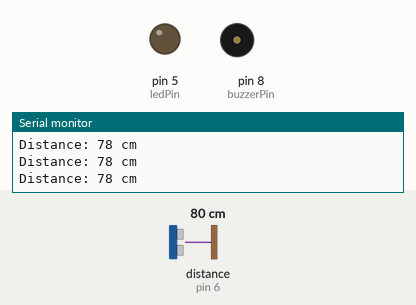
Simulated run of this sketch. Board: Arduino Uno, built with avr-gcc and run on an emulated ATmega328P. Shown: output pins drawn as LEDs (lit = HIGH), buzzer (waves = sounding, pin HIGH), the last lines printed to the serial monitor. Wiring (inferred from the names in the program): ultrasonic range finder: trigger pin 7; echo pin 6. Dashed ring = blinking. Inputs (shaded band) come from the test bench; at power-on: distance to the obstacle (sensor on pin 6) 80 cm. The echo pulse lasts 58.3 µs per cm; pins used as bus, display or sensor lines are not drawn.

Above: at 1.2 s.
1.3 s: distance to the obstacle (sensor on pin 6) set to 18 cm
2.8 s: distance to the obstacle (sensor on pin 6) set to 14 cm
At 3.13 s:
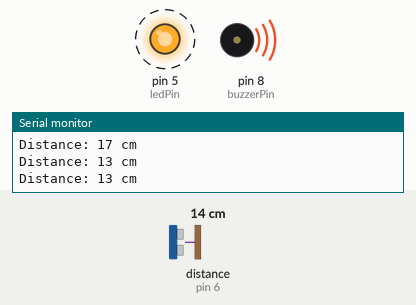
5.8 s: distance to the obstacle (sensor on pin 6) set to 35 cm
At 5.8 s:
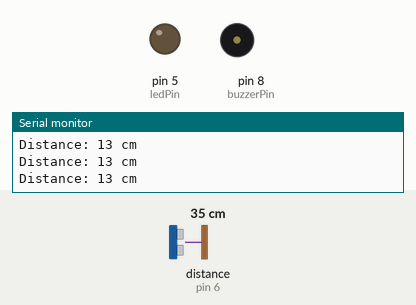
7.3 s: distance to the obstacle (sensor on pin 6) set to 2 cm
At 7.5 s:
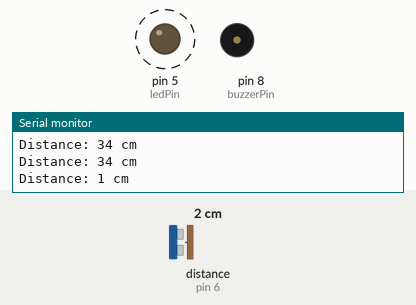
Timing chart, 0 to 11.3 s (numbered marks = the images above; inputs shaded):
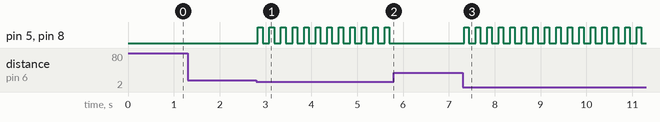

The sketch:

sketch_oct14a.ino
```cpp
const int trigPin = 7;
const int echoPin = 6;
const int buzzerPin = 8;
const int ledPin = 5;

long duration;
int distance;

void setup() {
  pinMode(trigPin, OUTPUT);
  pinMode(echoPin, INPUT);
  pinMode(buzzerPin, OUTPUT);
  pinMode(ledPin, OUTPUT);

  Serial.begin(9600);
}

void loop() {
  digitalWrite(trigPin, LOW);
  delayMicroseconds(2);
  digitalWrite(trigPin, HIGH);
  delayMicroseconds(10);
  digitalWrite(trigPin, LOW);

  duration = pulseIn(echoPin, HIGH);
  distance = duration * 0.034 / 2;

  Serial.print("Distance: ");
  Serial.print(distance);
  Serial.println(" cm");

  if (distance <= 15 && distance > 0) {
    digitalWrite(buzzerPin, HIGH);
    digitalWrite(ledPin, HIGH);
    delay(100);
    digitalWrite(buzzerPin, LOW);
    digitalWrite(ledPin, LOW);
    delay(100);
  } else {
    digitalWrite(buzzerPin, LOW);
    digitalWrite(ledPin, LOW);
  }

  delay(50);
}
```

Measured:
- the behaviour switches between 17 and 16 cm on distance to the obstacle (sensor on pin 6) (found by bisection; images 0 and 1)
- after the input at 2.8 s, pin 5 (ledPin), pin 8 (buzzerPin): alternates HIGH for 0.10 s and LOW for 0.15 s, starting at once
- after the input at 5.8 s, pin 5 (ledPin), pin 8 (buzzerPin): stops changing and stays LOW
- after the input at 7.3 s, pin 5 (ledPin), pin 8 (buzzerPin): alternates HIGH for 0.10 s and LOW for 0.15 s, starting at once
